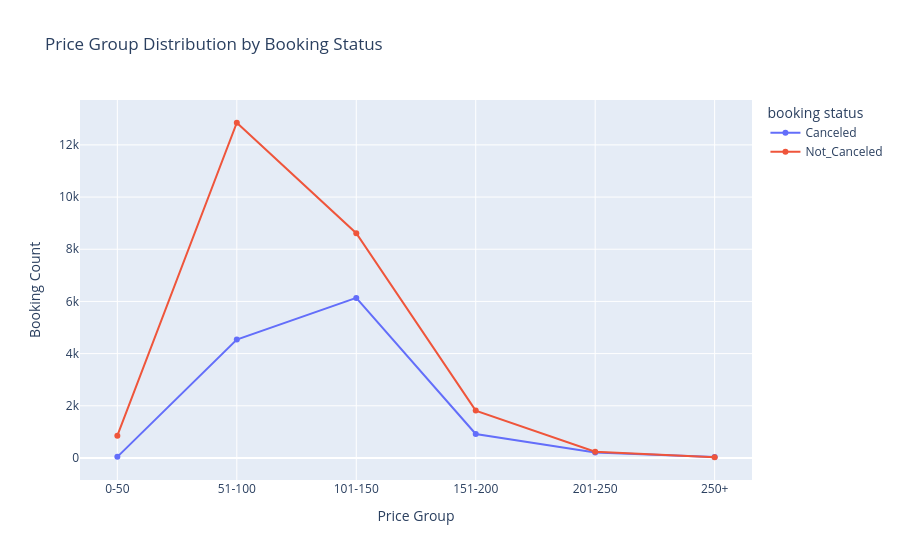

The code cell stored with this chart in its notebook:
### Markdown cell above
Observation : Through out average price group distribution we know our majority of booking fall within the ₹50-99 price group, with 12,450 bookings, followed by the ₹100-149 price group with 9,860 bookings. The ₹250+ price group has got the least bookings indicating that the customer usually prefer cheap or moderately priced hotels.

### Code cell
price_status_dist = df.groupby(['booking status', 'PriceBin'], observed=True)['booking status'].size().reset_index(name='Count')

fig = pltx.line(
    price_status_dist, 
    x='PriceBin', 
    y='Count', 
    color='booking status', 
    markers=True, 
    title='Price Group Distribution by Booking Status'
)

fig.update_xaxes(title="Price Group")
fig.update_yaxes(title="Booking Count")

fig.show()

### Figure 1 — Plotly figure (JSON) as saved in the notebook; plotly's stock layout.template omitted (floating-point values rounded to 4 significant figures)
{"data": [{"hovertemplate": "booking status=Canceled<br>PriceBin=%{x}<br>Count=%{y}<extra></extra>", "legendgroup": "Canceled", "line": {"color": "#636efa", "dash": "solid"}, "marker": {"symbol": "circle"}, "mode": "lines+markers", "name": "Canceled", "orientation": "v", "showlegend": true, "type": "scatter", "x": ["0-50", "51-100", "101-150", "151-200", "201-250", "250+"], "xaxis": "x", "y": [43, 4541, 6136, 920, 211, 38], "yaxis": "y"}, {"hovertemplate": "booking status=Not_Canceled<br>PriceBin=%{x}<br>Count=%{y}<extra></extra>", "legendgroup": "Not_Canceled", "line": {"color": "#EF553B", "dash": "solid"}, "marker": {"symbol": "circle"}, "mode": "lines+markers", "name": "Not_Canceled", "orientation": "v", "showlegend": true, "type": "scatter", "x": ["0-50", "51-100", "101-150", "151-200", "201-250", "250+"], "xaxis": "x", "y": [853, 12848, 8613, 1815, 239, 28], "yaxis": "y"}], "layout": {"legend": {"title": {"text": "booking status"}, "tracegroupgap": 0}, "title": {"text": "Price Group Distribution by Booking Status"}, "xaxis": {"anchor": "y", "domain": [0, 1], "title": {"text": "Price Group"}}, "yaxis": {"anchor": "x", "domain": [0, 1], "title": {"text": "Booking Count"}}}}
